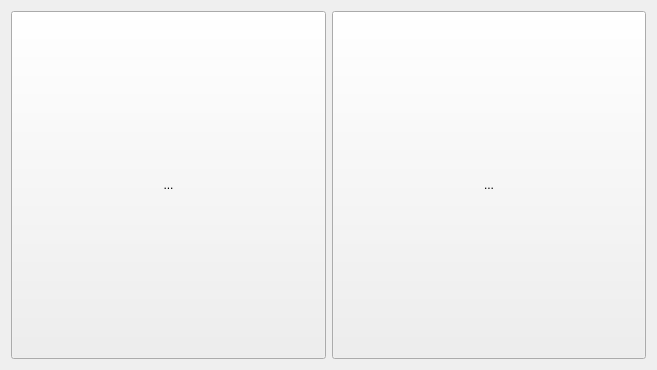
<?xml version="1.0" encoding="UTF-8"?>
<ui version="4.0">
 <class>DialogJobSelect</class>
 <widget class="QDialog" name="DialogJobSelect">
  <property name="geometry">
   <rect>
    <x>0</x>
    <y>0</y>
    <width>657</width>
    <height>370</height>
   </rect>
  </property>
  <property name="windowTitle">
   <string>Dialog</string>
  </property>
  <layout class="QHBoxLayout" name="horizontalLayout">
   <item>
    <widget class="QToolButton" name="tbtn_new_job">
     <property name="sizePolicy">
      <sizepolicy hsizetype="Preferred" vsizetype="Preferred">
       <horstretch>0</horstretch>
       <verstretch>0</verstretch>
      </sizepolicy>
     </property>
     <property name="minimumSize">
      <size>
       <width>100</width>
       <height>100</height>
      </size>
     </property>
     <property name="text">
      <string>...</string>
     </property>
    </widget>
   </item>
   <item>
    <widget class="QToolButton" name="tbtn_load_job">
     <property name="sizePolicy">
      <sizepolicy hsizetype="Preferred" vsizetype="Preferred">
       <horstretch>0</horstretch>
       <verstretch>0</verstretch>
      </sizepolicy>
     </property>
     <property name="minimumSize">
      <size>
       <width>100</width>
       <height>100</height>
      </size>
     </property>
     <property name="text">
      <string>...</string>
     </property>
    </widget>
   </item>
  </layout>
 </widget>
 <resources/>
 <connections/>
</ui>
